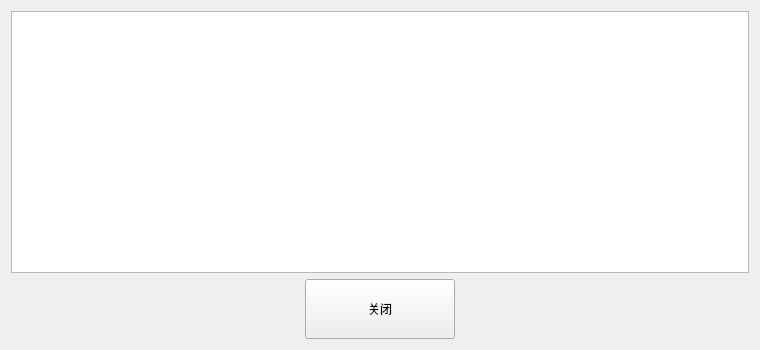
<?xml version="1.0" encoding="UTF-8"?>
<ui version="4.0">
 <class>DialogDebugMM</class>
 <widget class="QDialog" name="DialogDebugMM">
  <property name="geometry">
   <rect>
    <x>0</x>
    <y>0</y>
    <width>760</width>
    <height>350</height>
   </rect>
  </property>
  <property name="windowTitle">
   <string>测试</string>
  </property>
  <layout class="QVBoxLayout" name="verticalLayout">
   <item>
    <widget class="QListWidget" name="listWidget">
     <property name="editTriggers">
      <set>QAbstractItemView::NoEditTriggers</set>
     </property>
     <property name="selectionMode">
      <enum>QAbstractItemView::MultiSelection</enum>
     </property>
     <property name="movement">
      <enum>QListView::Static</enum>
     </property>
     <property name="viewMode">
      <enum>QListView::IconMode</enum>
     </property>
    </widget>
   </item>
   <item alignment="Qt::AlignHCenter">
    <widget class="QPushButton" name="OK">
     <property name="sizePolicy">
      <sizepolicy hsizetype="Fixed" vsizetype="Fixed">
       <horstretch>0</horstretch>
       <verstretch>0</verstretch>
      </sizepolicy>
     </property>
     <property name="minimumSize">
      <size>
       <width>150</width>
       <height>60</height>
      </size>
     </property>
     <property name="focusPolicy">
      <enum>Qt::NoFocus</enum>
     </property>
     <property name="styleSheet">
      <string notr="true"/>
     </property>
     <property name="text">
      <string>关闭</string>
     </property>
     <property name="shortcut">
      <string>Return</string>
     </property>
    </widget>
   </item>
  </layout>
 </widget>
 <resources/>
 <connections/>
</ui>
